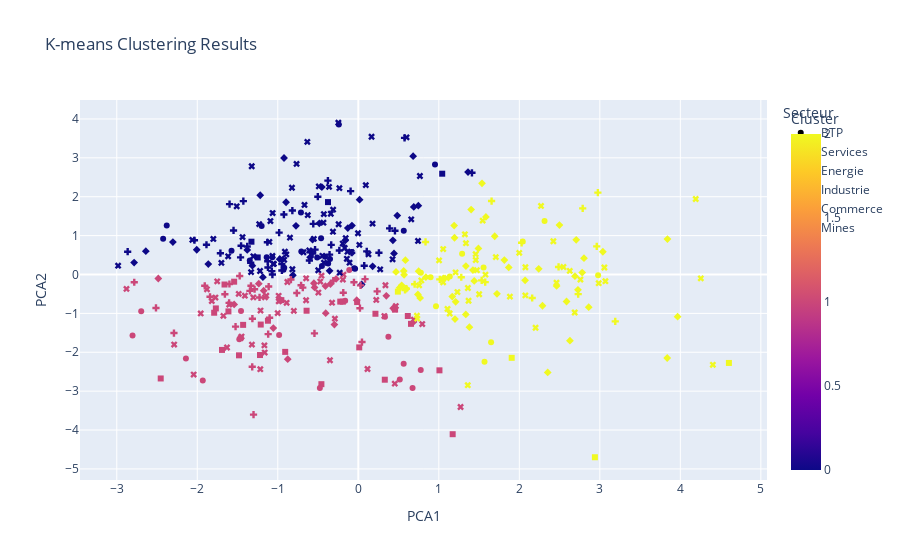
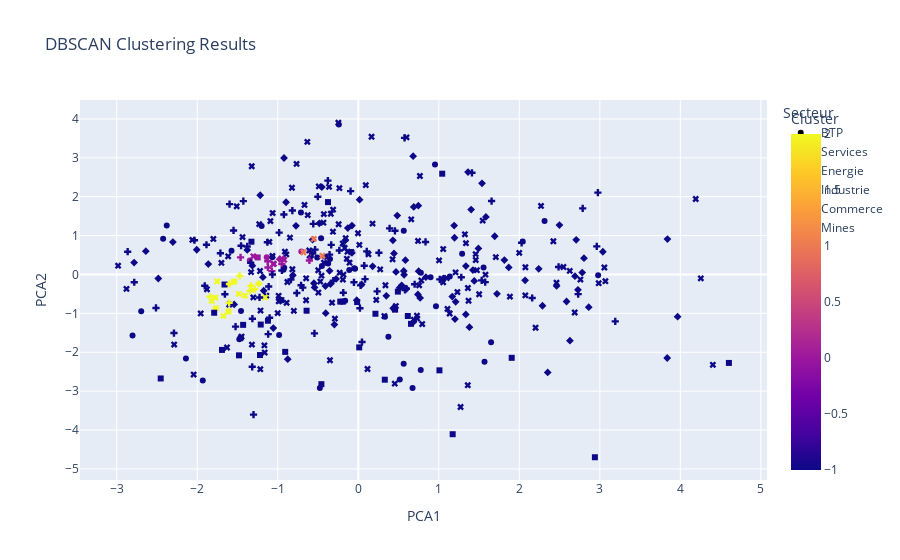

Write notebook code for charts like these, in order.
### Markdown cell above
## pca1 pca2

### Code cell
from sklearn.preprocessing import StandardScaler
from sklearn.decomposition import PCA
from sklearn.cluster import KMeans, DBSCAN
import plotly.express as px

# Scale the data
scaler = StandardScaler()
data_scaled = scaler.fit_transform(data_encoded_reduced_multilinearity)

# Perform PCA
pca = PCA(n_components=2)
pca_result = pca.fit_transform(data_scaled)

# K-means Clustering
kmeans = KMeans(n_clusters=3, random_state=42)
kmeans_labels = kmeans.fit_predict(data_scaled)

# DBSCAN Clustering
# Tune these parameters based on your data
#dbscan = DBSCAN(eps=0.5, min_samples=5)
#dbscan_labels = dbscan.fit_predict(data_scaled)

# Create DataFrames for visualization
pca_df_kmeans = pd.DataFrame(data=pca_result, columns=['PCA1', 'PCA2'])
pca_df_kmeans['Cluster'] = kmeans_labels
pca_df_kmeans['Secteur'] = data['Secteur']

#pca_df_dbscan = pd.DataFrame(data=pca_result, columns=['PCA1', 'PCA2'])
#pca_df_dbscan['Cluster'] = dbscan_labels
#pca_df_dbscan['Secteur'] = data['Secteur']

# Plotly visualizations
fig_kmeans = px.scatter(pca_df_kmeans, x='PCA1', y='PCA2', color='Cluster', symbol='Secteur', 
                        title='K-means Clustering Results')
fig_kmeans.show()

#fig_dbscan = px.scatter(pca_df_dbscan, x='PCA1', y='PCA2', color='Cluster', symbol='Secteur', 
#                        title='DBSCAN Clustering Results')
#fig_dbscan.show()

### Figure 1 — Plotly figure (JSON) as saved in the notebook; plotly's stock layout.template omitted (floating-point values rounded to 4 significant figures; data arrays with more than 128 entries replaced by an {"elided": "..."} marker saying what was removed)
{"data": [{"hovertemplate": "Secteur=BTP<br>PCA1=%{x}<br>PCA2=%{y}<br>Cluster=%{marker.color}<extra></extra>", "legendgroup": "BTP", "marker": {"color": [0, 0, 0, 0, 2, 0, 0, 2, 0, 0, 2, 0, 0, 0, 2, 0, 0, 0, 2, 2, 0, 1, 1, 1, 1, 1, 1, 1, 0, 0, 1, 0, 2, 0], "coloraxis": "coloraxis", "symbol": "circle"}, "mode": "markers", "name": "BTP", "orientation": "v", "showlegend": true, "type": "scatter", "x": [-0.9203, -1.348, -0.4519, -1.138, 0.7769, -0.3742, -0.05209, 2.313, -0.242, 0.9525, 2.042, -1.201, -0.7125, 0.5647, 1.289, -0.7077, -0.4622, -2.379, 1.649, 0.9647, -0.9292, -2.141, 0.3739, 0.7756, 0.674, -1.932, 0.5154, -0.9837, -0.4129, -2.424, 0.3307, -0.5106, 1.556, -1.068], "xaxis": "x", "y": [0.1722, 0.3629, 0.2189, 0.444, 0.04597, 0.2817, 0.1582, 1.376, 3.858, 2.829, 0.8461, 1.246, 1.595, 1.127, 0.5365, 0.5916, 0.9305, 1.262, -1.745, -0.814, 0.1207, -2.163, -1.604, -2.455, -2.918, -2.724, -2.703, -1.554, 0.4536, 0.9177, -1.084, 0.4374, 0.1768, 0.4409], "yaxis": "y"}, {"hovertemplate": "Secteur=Services<br>PCA1=%{x}<br>PCA2=%{y}<br>Cluster=%{marker.color}<extra></extra>", "legendgroup": "Services", "marker": {"color": [2, 0, 2, 2, 2, 2, 0, 2, 2, 2, 0, 0, 2, 0, 2, 0, 0, 2, 0, 0, 1, 2, 0, 2, 0, 0, 2, 0, 2, 2, 2, 2, 0, 2, 2, 2, 2, 0, 2, 2, 2, 2, 2, 0, 0, 2, 2, 2, 0, 2, 0, 0, 1, 2, 2, 2, 0, 0, 0, 2, 0, 2, 1, 2, 2, 1, 0, 0, 0, 2, 2, 1, 1, 0, 0, 1, 1, 1, 2, 1, 1, 0, 2, 2, 0, 1, 1, 1, 0, 2, 2, 2, 2, 1, 1, 2, 0, 1], "coloraxis": "coloraxis", "symbol": "diamond"}, "mode": "markers", "name": "Services", "orientation": "v", "showlegend": true, "type": "scatter", "x": [0.4682, -0.5982, 0.5687, 1.537, 2.691, 1.191, 0.01604, 2.706, 1.585, 1.814, -0.9225, 1.363, 3.84, 0.484, 1.694, 0.6812, 0.7456, 3.038, -0.4525, -0.8973, -0.5433, 2.498, -0.1302, 1.424, 0.6889, 0.4436, 1.868, -0.1616, 2.781, 0.8395, 1.195, 1.056, -0.774, 0.7496, 1.492, 1.335, 0.5644, -1.379, 1.44, 2.728, 2.241, 1.336, 0.5853, -0.4843, 0.1777, 2.803, 0.7681, 2.463, -1.863, 1.38, -0.592, -2.303, -0.297, 0.5129, 0.5386, 2.072, -0.977, 0.4296, -2.007, 1.401, -2.639, 0.5946, -0.5514, 1.209, 2.587, -2.484, -0.5679, -1.218, -0.07887, 1.167, 2.288, 0.4337, -0.01958, -1.316, -1.185, -0.4085, -1.542, -0.3458, 1.722, 0.348, -1.236, -0.8127, 3.966, 1.201, 0.042, -0.4047, 0.6849, -1.175, -2.784, 2.629, 3.837, 0.7404, 2.353, -1.056, -0.8764, 2.862, -0.3569, -0.2756], "xaxis": "x", "y": [0.06513, 0.4404, -0.007929, 2.345, -0.04223, 1.257, 1.924, 0.8906, 1.481, 0.37, 2.996, 2.633, 0.9102, 1.515, 0.9836, 3.043, 1.771, 0.5846, 2.248, 1.858, -0.3322, 1.272, 1.194, 0.1128, 1.739, 0.5406, 0.1807, 0.8757, 0.04892, -0.06996, 0.9447, -0.09956, 1.252, 0.08518, 0.6696, -1.028, 0.08998, 0.6323, -0.1657, -0.3953, 0.1445, 0.2166, 0.3672, 1.316, 0.2092, 0.4192, -0.6038, -0.2944, 0.2683, -1.355, 0.5838, 0.8334, -1.287, -0.3419, -0.2796, -0.1493, 0.3932, 0.8791, 0.6361, 1.67, 0.5985, -0.3617, -0.2252, -0.7022, -0.6949, -0.103, 0.8952, 2.037, 1.258, -0.5676, -0.8043, -0.868, -0.6606, 0.2271, -0.07002, -0.2989, -0.7693, -0.245, -0.4967, -0.549, -0.2369, -0.01893, -1.085, -1.148, -0.2575, -0.9944, -1.22, -0.4168, 0.3071, -1.701, -2.148, -0.5134, -2.518, -1.379, -2.177, -0.8413, 0.09418, -0.1135], "yaxis": "y"}, {"hovertemplate": "Secteur=Energie<br>PCA1=%{x}<br>PCA2=%{y}<br>Cluster=%{marker.color}<extra></extra>", "legendgroup": "Energie", "marker": {"color": [0, 0, 0, 0, 1, 1, 1, 1, 1, 1, 2, 1, 1, 1, 1, 2, 1, 1, 2, 1, 1, 1, 1, 1, 1, 1, 1, 1, 1, 1, 1, 1, 2, 1, 1], "coloraxis": "coloraxis", "symbol": "square"}, "mode": "markers", "name": "Energie", "orientation": "v", "showlegend": true, "type": "scatter", "x": [-1.327, -1.249, -0.3765, 1.042, -0.6424, 0.6151, -0.9558, -0.2242, -1.542, -0.1919, 4.603, -1.662, 0.6543, 0.4567, -0.01441, 0.4914, -1.769, -1.79, 1.905, -1.613, -1.122, 0.2129, -1.431, -1.212, 0.01137, -1.221, -1.482, 0.3291, -0.9081, -1.693, 1.008, -0.4584, 2.939, 1.172, -2.454], "xaxis": "x", "y": [0.8432, 0.4385, 1.862, 2.592, -0.9318, -1.068, -0.659, -0.6977, -0.185, -0.699, -2.275, -0.2576, -1.269, -0.9033, -0.7092, -0.4404, -0.8722, -0.9833, -2.143, -0.9491, -1.189, -1.01, -1.295, -1.288, -1.875, -2.071, -2.079, -2.705, -1.99, -1.94, -2.465, -2.821, -4.7, -4.107, -2.674], "yaxis": "y"}, {"hovertemplate": "Secteur=Industrie<br>PCA1=%{x}<br>PCA2=%{y}<br>Cluster=%{marker.color}<extra></extra>", "legendgroup": "Industrie", "marker": {"color": {"elided": "157 int values"}, "coloraxis": "coloraxis", "symbol": "x"}, "mode": "markers", "name": "Industrie", "orientation": "v", "showlegend": true, "type": "scatter", "x": {"elided": "157 float values"}, "xaxis": "x", "y": {"elided": "157 float values"}, "yaxis": "y"}, {"hovertemplate": "Secteur=Commerce<br>PCA1=%{x}<br>PCA2=%{y}<br>Cluster=%{marker.color}<extra></extra>", "legendgroup": "Commerce", "marker": {"color": [0, 0, 0, 0, 2, 0, 0, 2, 0, 0, 0, 2, 0, 0, 0, 2, 2, 0, 2, 0, 0, 2, 0, 0, 1, 1, 0, 0, 1, 0, 0, 0, 1, 0, 0, 2, 0, 0, 0, 0, 2, 0, 1, 0, 2, 0, 2, 2, 1, 1, 2, 0, 1, 0, 1, 1, 2, 0, 2, 1, 1, 1, 1, 1, 1, 1, 1, 2, 1, 1, 1, 1, 1, 1, 1, 1, 1, 1, 1, 1, 1, 1, 1, 2, 0, 0, 0, 0, 0], "coloraxis": "coloraxis", "symbol": "cross"}, "mode": "markers", "name": "Commerce", "orientation": "v", "showlegend": true, "type": "scatter", "x": [-2.035, -0.95, -0.09554, 0.5744, 2.976, -0.3776, 1.412, 1.655, -0.5372, -0.9242, -0.5028, 2.787, -0.3363, -0.8191, -1.428, 2.028, 2.962, -1.599, 2.488, -0.5592, 0.4552, 0.835, -1.55, -0.9835, -1.113, -0.3099, -0.5677, -1.129, -0.837, -0.2356, -0.08183, 0.3887, 0.08384, 0.256, -0.6075, 1.279, 0.07366, 0.105, -0.3569, -1.886, 1.576, -1.125, -0.7639, -1.122, 1.532, -1.074, 1.012, 2.16, -0.7106, -0.05391, 2.731, -0.949, -1.12, -1.067, -1.473, -0.6896, 3.192, -2.865, 0.5962, -0.5447, -1.333, 0.02018, -1.907, -1.288, 0.02798, -1.601, -1.346, 0.58, -1.657, -1.102, -0.1867, 0.2344, -1.842, -1.227, -1.316, -1.605, -1.317, -2.513, 0.04566, -1.525, -2.29, -2.783, -1.301, 0.6997, -1.456, -1.463, -1.38, -1.713, -1.336], "xaxis": "x", "y": [0.8809, 0.2682, 2.144, 3.514, 2.105, 2.413, 2.615, 1.888, 0.6405, 1.541, 2.001, 1.7, 0.7622, 1.644, 1.887, 0.8144, 0.7219, 1.81, 0.1933, 1.302, 1.123, 0.8372, 1.133, 1.076, -0.3101, -0.1569, 0.5365, 0.8289, -0.1306, 0.6178, 0.5601, 1.185, -0.1185, 0.5581, 0.3605, -0.07041, 0.2259, 0.5956, 0.5105, 0.7654, -0.1969, 0.3405, -0.4774, 0.1814, -0.1509, 0.08779, -0.1264, -0.6043, -0.2781, -0.2009, -0.5042, 0.1038, -1.533, -0.002051, -0.03707, -0.3388, -1.204, 0.5867, -0.3652, -1.514, -0.2909, -0.8664, -0.2915, -0.3795, -0.2811, -0.244, -0.4201, -0.397, -0.5085, -1.113, -0.4685, -0.4349, -0.5732, -0.5901, -1.137, -0.7311, -2.373, -0.861, -1.737, -1.341, -1.506, -0.199, -3.604, -0.2516, 0.7387, 0.4402, 0.7209, 0.5471, 0.301], "yaxis": "y"}, {"hovertemplate": "Secteur=Mines<br>PCA1=%{x}<br>PCA2=%{y}<br>Cluster=%{marker.color}<extra></extra>", "legendgroup": "Mines", "marker": {"color": [1, 2, 1, 2, 1, 1, 1, 1, 1, 1, 2, 0, 2, 0, 0], "coloraxis": "coloraxis", "symbol": "circle"}, "mode": "markers", "name": "Mines", "orientation": "v", "showlegend": true, "type": "scatter", "x": [0.5635, 2.979, -0.1632, 1.568, -2.696, -1.457, -0.4775, -0.1124, -1.478, -2.804, 0.8973, -0.03992, 1.136, -0.3515, -1.575], "xaxis": "x", "y": [-2.298, -0.01769, -0.6758, -2.245, -0.9484, -0.9373, -2.92, 0.1123, -1.667, -1.566, -0.06794, 0.1486, -0.0531, 0.3964, 0.6104], "yaxis": "y"}], "layout": {"coloraxis": {"colorbar": {"title": {"text": "Cluster"}}, "colorscale": [[0, "#0d0887"], [0.1111, "#46039f"], [0.2222, "#7201a8"], [0.3333, "#9c179e"], [0.4444, "#bd3786"], [0.5556, "#d8576b"], [0.6667, "#ed7953"], [0.7778, "#fb9f3a"], [0.8889, "#fdca26"], [1, "#f0f921"]]}, "legend": {"title": {"text": "Secteur"}, "tracegroupgap": 0}, "title": {"text": "K-means Clustering Results"}, "xaxis": {"anchor": "y", "domain": [0, 1], "title": {"text": "PCA1"}}, "yaxis": {"anchor": "x", "domain": [0, 1], "title": {"text": "PCA2"}}}}

### Figure 2 — Plotly figure (JSON) as saved in the notebook; plotly's stock layout.template omitted (floating-point values rounded to 4 significant figures; data arrays with more than 128 entries replaced by an {"elided": "..."} marker saying what was removed)
{"data": [{"hovertemplate": "Secteur=BTP<br>PCA1=%{x}<br>PCA2=%{y}<br>Cluster=%{marker.color}<extra></extra>", "legendgroup": "BTP", "marker": {"color": [-1, 0, -1, 0, -1, -1, -1, -1, -1, -1, -1, -1, -1, -1, -1, 0, -1, -1, -1, -1, -1, -1, -1, -1, -1, -1, -1, -1, -1, -1, -1, -1, -1, -1], "coloraxis": "coloraxis", "symbol": "circle"}, "mode": "markers", "name": "BTP", "orientation": "v", "showlegend": true, "type": "scatter", "x": [-0.9203, -1.348, -0.4519, -1.138, 0.7769, -0.3742, -0.05209, 2.313, -0.242, 0.9525, 2.042, -1.201, -0.7125, 0.5647, 1.289, -0.7077, -0.4622, -2.379, 1.649, 0.9647, -0.9292, -2.141, 0.3739, 0.7756, 0.674, -1.932, 0.5154, -0.9837, -0.4129, -2.424, 0.3307, -0.5106, 1.556, -1.068], "xaxis": "x", "y": [0.1722, 0.3629, 0.2189, 0.444, 0.04597, 0.2817, 0.1582, 1.376, 3.858, 2.829, 0.8461, 1.246, 1.595, 1.127, 0.5365, 0.5916, 0.9305, 1.262, -1.745, -0.814, 0.1207, -2.163, -1.604, -2.455, -2.918, -2.724, -2.703, -1.554, 0.4536, 0.9177, -1.084, 0.4374, 0.1768, 0.4409], "yaxis": "y"}, {"hovertemplate": "Secteur=Services<br>PCA1=%{x}<br>PCA2=%{y}<br>Cluster=%{marker.color}<extra></extra>", "legendgroup": "Services", "marker": {"color": [-1, -1, -1, -1, -1, -1, -1, -1, -1, -1, -1, -1, -1, -1, -1, -1, -1, -1, -1, -1, -1, -1, -1, -1, -1, -1, -1, -1, -1, -1, -1, -1, -1, -1, -1, -1, -1, -1, -1, -1, -1, -1, -1, -1, -1, -1, -1, -1, -1, -1, 1, -1, -1, -1, -1, -1, 0, -1, -1, -1, -1, -1, -1, -1, -1, -1, -1, -1, -1, -1, -1, -1, -1, -1, -1, -1, -1, -1, -1, -1, 2, -1, -1, -1, -1, -1, -1, -1, -1, -1, -1, -1, -1, -1, -1, -1, -1, -1], "coloraxis": "coloraxis", "symbol": "diamond"}, "mode": "markers", "name": "Services", "orientation": "v", "showlegend": true, "type": "scatter", "x": [0.4682, -0.5982, 0.5687, 1.537, 2.691, 1.191, 0.01604, 2.706, 1.585, 1.814, -0.9225, 1.363, 3.84, 0.484, 1.694, 0.6812, 0.7456, 3.038, -0.4525, -0.8973, -0.5433, 2.498, -0.1302, 1.424, 0.6889, 0.4436, 1.868, -0.1616, 2.781, 0.8395, 1.195, 1.056, -0.774, 0.7496, 1.492, 1.335, 0.5644, -1.379, 1.44, 2.728, 2.241, 1.336, 0.5853, -0.4843, 0.1777, 2.803, 0.7681, 2.463, -1.863, 1.38, -0.592, -2.303, -0.297, 0.5129, 0.5386, 2.072, -0.977, 0.4296, -2.007, 1.401, -2.639, 0.5946, -0.5514, 1.209, 2.587, -2.484, -0.5679, -1.218, -0.07887, 1.167, 2.288, 0.4337, -0.01958, -1.316, -1.185, -0.4085, -1.542, -0.3458, 1.722, 0.348, -1.236, -0.8127, 3.966, 1.201, 0.042, -0.4047, 0.6849, -1.175, -2.784, 2.629, 3.837, 0.7404, 2.353, -1.056, -0.8764, 2.862, -0.3569, -0.2756], "xaxis": "x", "y": [0.06513, 0.4404, -0.007929, 2.345, -0.04223, 1.257, 1.924, 0.8906, 1.481, 0.37, 2.996, 2.633, 0.9102, 1.515, 0.9836, 3.043, 1.771, 0.5846, 2.248, 1.858, -0.3322, 1.272, 1.194, 0.1128, 1.739, 0.5406, 0.1807, 0.8757, 0.04892, -0.06996, 0.9447, -0.09956, 1.252, 0.08518, 0.6696, -1.028, 0.08998, 0.6323, -0.1657, -0.3953, 0.1445, 0.2166, 0.3672, 1.316, 0.2092, 0.4192, -0.6038, -0.2944, 0.2683, -1.355, 0.5838, 0.8334, -1.287, -0.3419, -0.2796, -0.1493, 0.3932, 0.8791, 0.6361, 1.67, 0.5985, -0.3617, -0.2252, -0.7022, -0.6949, -0.103, 0.8952, 2.037, 1.258, -0.5676, -0.8043, -0.868, -0.6606, 0.2271, -0.07002, -0.2989, -0.7693, -0.245, -0.4967, -0.549, -0.2369, -0.01893, -1.085, -1.148, -0.2575, -0.9944, -1.22, -0.4168, 0.3071, -1.701, -2.148, -0.5134, -2.518, -1.379, -2.177, -0.8413, 0.09418, -0.1135], "yaxis": "y"}, {"hovertemplate": "Secteur=Energie<br>PCA1=%{x}<br>PCA2=%{y}<br>Cluster=%{marker.color}<extra></extra>", "legendgroup": "Energie", "marker": {"color": [-1, 0, -1, -1, -1, -1, -1, -1, 2, -1, -1, -1, -1, -1, -1, -1, 2, -1, -1, 2, -1, -1, -1, -1, -1, -1, -1, -1, -1, -1, -1, -1, -1, -1, -1], "coloraxis": "coloraxis", "symbol": "square"}, "mode": "markers", "name": "Energie", "orientation": "v", "showlegend": true, "type": "scatter", "x": [-1.327, -1.249, -0.3765, 1.042, -0.6424, 0.6151, -0.9558, -0.2242, -1.542, -0.1919, 4.603, -1.662, 0.6543, 0.4567, -0.01441, 0.4914, -1.769, -1.79, 1.905, -1.613, -1.122, 0.2129, -1.431, -1.212, 0.01137, -1.221, -1.482, 0.3291, -0.9081, -1.693, 1.008, -0.4584, 2.939, 1.172, -2.454], "xaxis": "x", "y": [0.8432, 0.4385, 1.862, 2.592, -0.9318, -1.068, -0.659, -0.6977, -0.185, -0.699, -2.275, -0.2576, -1.269, -0.9033, -0.7092, -0.4404, -0.8722, -0.9833, -2.143, -0.9491, -1.189, -1.01, -1.295, -1.288, -1.875, -2.071, -2.079, -2.705, -1.99, -1.94, -2.465, -2.821, -4.7, -4.107, -2.674], "yaxis": "y"}, {"hovertemplate": "Secteur=Industrie<br>PCA1=%{x}<br>PCA2=%{y}<br>Cluster=%{marker.color}<extra></extra>", "legendgroup": "Industrie", "marker": {"color": {"elided": "157 int values"}, "coloraxis": "coloraxis", "symbol": "x"}, "mode": "markers", "name": "Industrie", "orientation": "v", "showlegend": true, "type": "scatter", "x": {"elided": "157 float values"}, "xaxis": "x", "y": {"elided": "157 float values"}, "yaxis": "y"}, {"hovertemplate": "Secteur=Commerce<br>PCA1=%{x}<br>PCA2=%{y}<br>Cluster=%{marker.color}<extra></extra>", "legendgroup": "Commerce", "marker": {"color": [-1, 0, -1, -1, -1, -1, -1, -1, -1, -1, -1, -1, -1, -1, -1, -1, -1, -1, -1, -1, -1, -1, -1, -1, -1, -1, -1, -1, -1, -1, -1, -1, -1, -1, 0, -1, -1, -1, -1, -1, -1, 0, -1, 0, -1, 0, -1, -1, -1, -1, -1, -1, -1, -1, 2, -1, -1, -1, -1, -1, 2, -1, -1, 2, -1, 2, 2, -1, -1, -1, -1, -1, 2, -1, -1, 2, -1, -1, -1, -1, -1, -1, -1, -1, -1, 0, -1, -1, -1], "coloraxis": "coloraxis", "symbol": "cross"}, "mode": "markers", "name": "Commerce", "orientation": "v", "showlegend": true, "type": "scatter", "x": [-2.035, -0.95, -0.09554, 0.5744, 2.976, -0.3776, 1.412, 1.655, -0.5372, -0.9242, -0.5028, 2.787, -0.3363, -0.8191, -1.428, 2.028, 2.962, -1.599, 2.488, -0.5592, 0.4552, 0.835, -1.55, -0.9835, -1.113, -0.3099, -0.5677, -1.129, -0.837, -0.2356, -0.08183, 0.3887, 0.08384, 0.256, -0.6075, 1.279, 0.07366, 0.105, -0.3569, -1.886, 1.576, -1.125, -0.7639, -1.122, 1.532, -1.074, 1.012, 2.16, -0.7106, -0.05391, 2.731, -0.949, -1.12, -1.067, -1.473, -0.6896, 3.192, -2.865, 0.5962, -0.5447, -1.333, 0.02018, -1.907, -1.288, 0.02798, -1.601, -1.346, 0.58, -1.657, -1.102, -0.1867, 0.2344, -1.842, -1.227, -1.316, -1.605, -1.317, -2.513, 0.04566, -1.525, -2.29, -2.783, -1.301, 0.6997, -1.456, -1.463, -1.38, -1.713, -1.336], "xaxis": "x", "y": [0.8809, 0.2682, 2.144, 3.514, 2.105, 2.413, 2.615, 1.888, 0.6405, 1.541, 2.001, 1.7, 0.7622, 1.644, 1.887, 0.8144, 0.7219, 1.81, 0.1933, 1.302, 1.123, 0.8372, 1.133, 1.076, -0.3101, -0.1569, 0.5365, 0.8289, -0.1306, 0.6178, 0.5601, 1.185, -0.1185, 0.5581, 0.3605, -0.07041, 0.2259, 0.5956, 0.5105, 0.7654, -0.1969, 0.3405, -0.4774, 0.1814, -0.1509, 0.08779, -0.1264, -0.6043, -0.2781, -0.2009, -0.5042, 0.1038, -1.533, -0.002051, -0.03707, -0.3388, -1.204, 0.5867, -0.3652, -1.514, -0.2909, -0.8664, -0.2915, -0.3795, -0.2811, -0.244, -0.4201, -0.397, -0.5085, -1.113, -0.4685, -0.4349, -0.5732, -0.5901, -1.137, -0.7311, -2.373, -0.861, -1.737, -1.341, -1.506, -0.199, -3.604, -0.2516, 0.7387, 0.4402, 0.7209, 0.5471, 0.301], "yaxis": "y"}, {"hovertemplate": "Secteur=Mines<br>PCA1=%{x}<br>PCA2=%{y}<br>Cluster=%{marker.color}<extra></extra>", "legendgroup": "Mines", "marker": {"color": [-1, -1, -1, -1, -1, -1, -1, -1, -1, -1, -1, -1, -1, -1, -1], "coloraxis": "coloraxis", "symbol": "circle"}, "mode": "markers", "name": "Mines", "orientation": "v", "showlegend": true, "type": "scatter", "x": [0.5635, 2.979, -0.1632, 1.568, -2.696, -1.457, -0.4775, -0.1124, -1.478, -2.804, 0.8973, -0.03992, 1.136, -0.3515, -1.575], "xaxis": "x", "y": [-2.298, -0.01769, -0.6758, -2.245, -0.9484, -0.9373, -2.92, 0.1123, -1.667, -1.566, -0.06794, 0.1486, -0.0531, 0.3964, 0.6104], "yaxis": "y"}], "layout": {"coloraxis": {"colorbar": {"title": {"text": "Cluster"}}, "colorscale": [[0, "#0d0887"], [0.1111, "#46039f"], [0.2222, "#7201a8"], [0.3333, "#9c179e"], [0.4444, "#bd3786"], [0.5556, "#d8576b"], [0.6667, "#ed7953"], [0.7778, "#fb9f3a"], [0.8889, "#fdca26"], [1, "#f0f921"]]}, "legend": {"title": {"text": "Secteur"}, "tracegroupgap": 0}, "title": {"text": "DBSCAN Clustering Results"}, "xaxis": {"anchor": "y", "domain": [0, 1], "title": {"text": "PCA1"}}, "yaxis": {"anchor": "x", "domain": [0, 1], "title": {"text": "PCA2"}}}}
